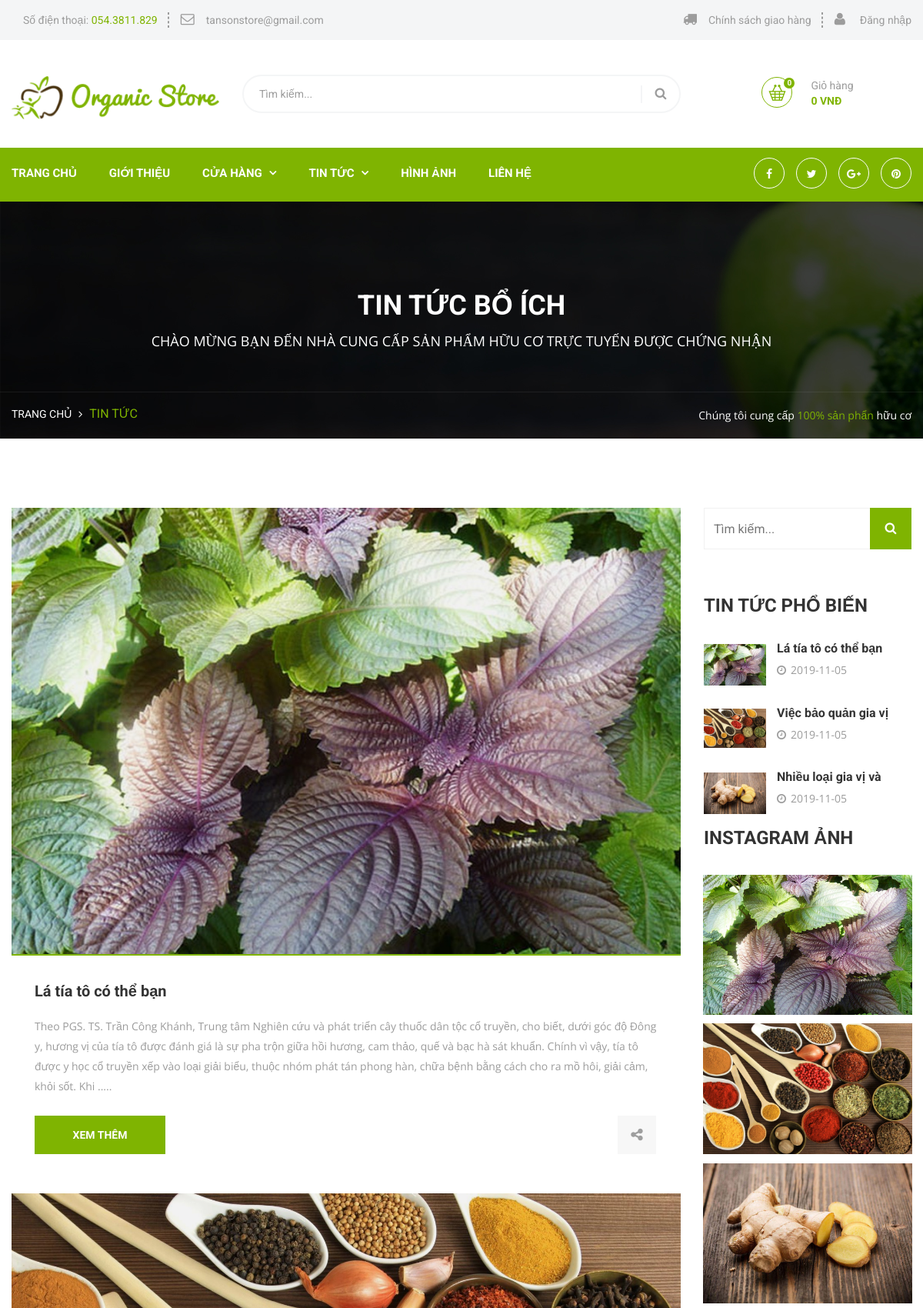
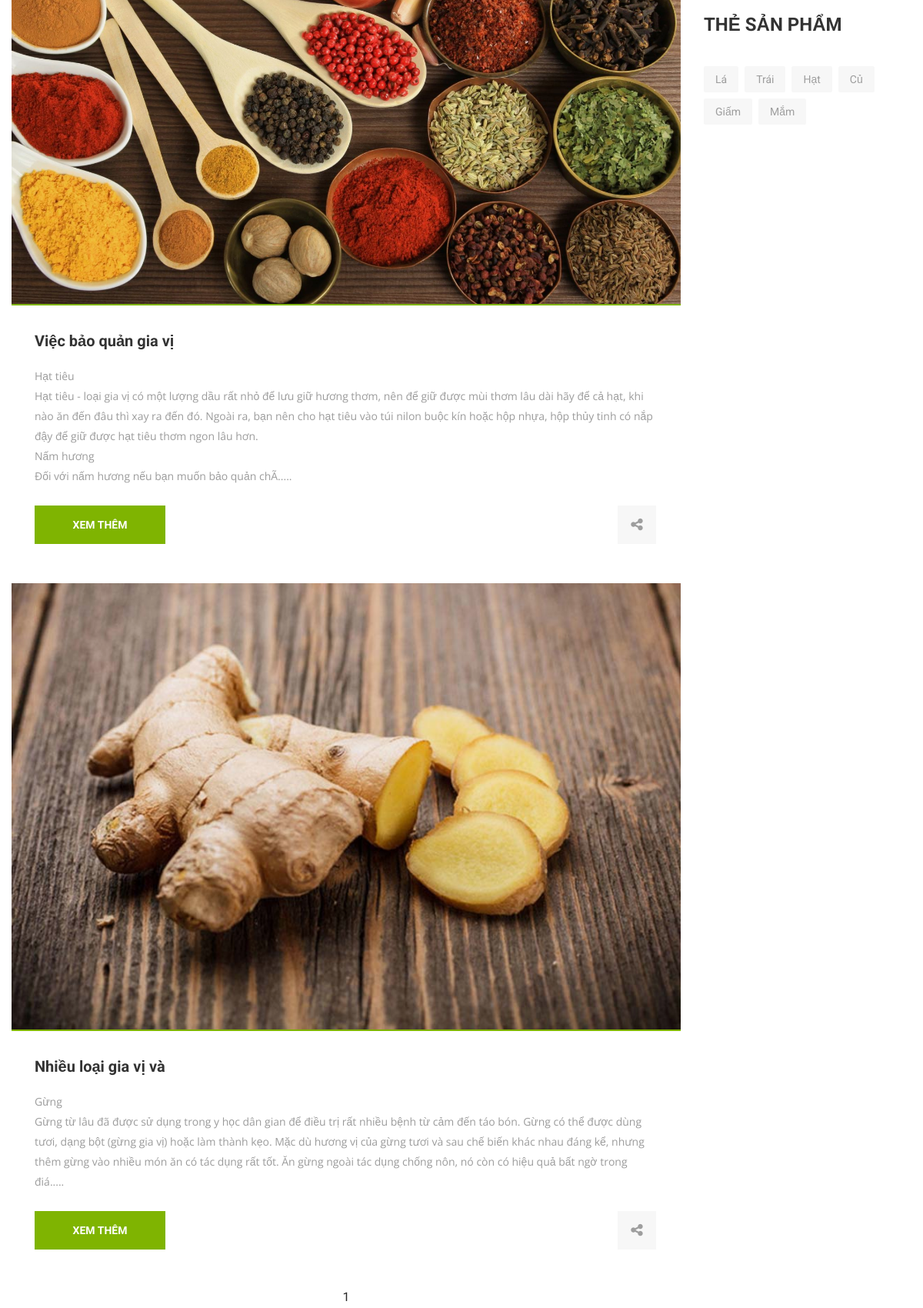
Page /list-new.php (upper part) on the committed database (2 pictures, top to bottom).
### tables this page shows
CREATE TABLE `tintuc` (
  `matintuc` int(10) NOT NULL,
  `tentintuc` varchar(50) NOT NULL,
  `mota` varchar(150) NOT NULL,
  `hinhanh` varchar(100) NOT NULL,
  `noidung` mediumtext NOT NULL,
  `ngaydang` date NOT NULL
);

### list-new.php (the view, shortened to what this page needs)
<?php
include_once "conn.php";
$result = mysqli_query($con, "SELECT count(matintuc) as total FROM tintuc");
$row = mysqli_fetch_assoc($result);
$total_records = $row['total'];
$current_page = isset($_GET['page']) ? $_GET['page'] : 1;
$limit = 4;
$total_page = ceil($total_records / $limit);
$start = ($current_page - 1) * $limit;
?>
<?php
include_once "header.php";
include_once "nav.php";
?>
<section class="breadcrumb-area" style="background-image:url(images/background/2.jpg);">
	<div class="container">
		<div class="row">
			<div class="col-md-12">
				<div class="breadcrumbs text-center">
					<h1>Tin tức bổ ích</h1>
					<h4>CHÀO MỪNG BẠN ĐẾN NHÀ CUNG CẤP SẢN PHẨM HỮU CƠ TRỰC TUYẾN ĐƯỢC CHỨNG NHẬN</h4>
				</div>
			</div>
		</div>
	</div>
	<div class="breadcrumb-bottom-area">
		<div class="container">
			<div class="row">
				<div class="col-lg-8 col-md-5 col-sm-5">
					<ul>
						<li><a href="index.php">Trang chủ</a></li>
						<li><a href="#"><i class="fa fa-angle-right"></i></a></li>
						<li>Tin tức</li>
					</ul>
				</div>
				<div class="col-lg-4 col-md-7 col-sm-7">
					<p>Chúng tôi cung cấp <span>100% sản phẩn</span> hữu cơ</p>
				</div>
			</div>
		</div>
	</div>
</section>
<section class="news single_news_page with_sidebar">
	<div class="container">
		<div class="row">
			<div class="col-md-9 col-sm-8 col-xs-12">
				<div class="row">
					<?php
					$query = "SELECT * FROM tintuc LIMIT $start,$limit";
					$result = $con->query($query);
					if ($result->num_rows > 0) {
						while ($row = $result->fetch_assoc()) {
							$matin = $row['matintuc'];
							$tentin = $row['tentintuc'];
							$noidung = $row['noidung'];
							$anh = $row['hinhanh'];
							$mota = substr($noidung, 0, 500);
							?>
							<div class="col-md-12 col-sm-6 col-xs-12">
								<div class="blogList_single_post clear_fix wow fadeInUp" style="visibility: visible; animation-name: fadeInUp;">
									<div class="img_holder">
										<img style="height: auto;" src="<?php echo $anh  ?>" alt="News" class="img-responsive">
									</div>
									<div class="post">
										<div class="text">
											<h4><a href="new-details.php?id=<?php echo $matin  ?>"><?php echo $tentin ?></a></h4>
											<p><?php echo $mota ?>.....</p>
											<div class="link float_left"><a href="new-details.php?id=<?php echo $matin  ?>" class="tran3s color1_bg">Xem thêm</a></div>
											<div class="share_box float_right">
												<button class="tran3s share" title="Share This Post"><i class="fa fa-share-alt" aria-hidden="true"></i></button>
											</div>
										</div>
									</div>
								</div>
							</div>
					<?php
						}
					}
					?>
				</div>
				<ul class="page_pagination">
					<?php
					for ($i = 1; $i <= $total_page; $i++) {
						if ($i == $current_page) {
							echo '<li><span class="active tran3s">' . $i . '</span> </li>';
						} else {
							echo '<li><a class="tran3s" href="news.php?page=' . ($current_page - 1) . '">' . $i . '</a></li> ';
						}
					}
					?>
				</ul>
			</div>
			<?php
			include_once "new-details-right.php";
			?>
		</div>
	</div>
</section>
<?php
include_once "footer.php";
?>

### new-details-right.php (shortened to what this page needs)
<div class="col-md-3 col-sm-4 col-xs-12 sidebar_styleTwo">
				<div class="wrapper">
					<div class="sidebar_search">
						<form action="#" method="POST">
							<input type="text" name="searchKey" placeholder="Tìm kiếm...">
							<button class="tran3s color1_bg"><i class="fa fa-search" aria-hidden="true"></i></button>
						</form>
					</div>
					<div class="popular_news">
						<div class="theme_inner_title">
							<h4>Tin tức phổ biến</h4>
						</div>
						<div class="recent-posts">
                            <?php
                                if(isset($_POST['searchKey'])) {
                                    $searchKey = $_POST['searchKey'];
                                    $sql = "SELECT * FROM tintuc WHERE tentintuc LIKE '%$searchKey%'";
                                }
                                else {
                                    $sql = "SELECT * FROM tintuc LIMIT 4";
                                }
                            $query = mysqli_query($con, $sql);
							while ($row = mysqli_fetch_assoc($query)) {
                                $matin = $row['matintuc'];
								?>
								<div class="post">
									<div class="post-thumb"><a href="new-details.php?id=<?php echo $matin  ?>"><img src="<?php echo $row['hinhanh'] ?>" alt=""></a></div>
									<h4><a href="new-details.php?id=<?php echo $matin  ?>"><?php echo $row['tentintuc'] ?></a></h4>
									<div class="post-info"><i class="fa fa-clock-o"></i><?php echo $row['ngaydang'] ?></div>
								</div>
							<?php
							}
							?>
						</div>
					</div>
					<div class="single-sidebar">
						<div class="theme_inner_title">
							<h4>Instagram Ảnh</h4>
						</div>
						<ul class="instagram-feed">
							<?php
							$sql = "SELECT * FROM tintuc LIMIT 8";
							$query = mysqli_query($con, $sql);
							while ($row = mysqli_fetch_assoc($query)) {
								?>
								<li>
									<div class="img-holder">
										<img src="<?php echo $row['hinhanh'] ?>" alt="Awesome Image">
									</div>
								</li>
							<?php
							}
							?>
						</ul>
					</div>
					<div class="sidebar_tags wow fadeInUp">
						<div class="theme_inner_title">
							<h4>Thẻ sản phẩm</h4>
						</div>
						<ul>
							<li>
								<a href="shop.php?id=LA00" class="tran3s">Lá</a>
							</li>
							<li>
								<a href="shop.php?id=TR00" class="tran3s">Trái</a>
							</li>
							<li>
								<a href="shop.php?id=HA00" class="tran3s">Hạt</a>
							</li>
							<li>
								<a href="shop.php?id=CU00" class="tran3s">Củ</a>
							</li>
							<li>
								<a href="shop.php?id=GIAM00" class="tran3s">Giấm</a>
							</li>
							<li>
								<a href="shop.php?id=MAM00" class="tran3s">Mắm</a>
							</li>
						</ul>
					</div>
				</div>
			</div>

### css/responsive.css (style rules this page uses)
@media (min-width: 992px) { .container { padding-left: 0 !important; padding-right: 0 !important; } }

### rows in the picture
tintuc: hinhanh (picture), tentintuc "Lá tía tô có thể bạn", noidung "Theo PGS. TS. Trần Công Khánh, Trung tâm Nghiên cứu và phát triển cây thuốc dân tộc cổ truyền, cho biết, dưới góc độ Đông y, hương vị của tía tô được đánh giá là sự pha trộn giữa hồi hương, cam thảo, quế và bạc hà sát khuẩn. Chính vì vậy, tía tô được y học cổ truyền xếp vào loại giải biểu, thuộc nhóm phát tán phong hàn, chữa bệnh bằng cách cho ra mồ hôi, giải cảm, khỏi sốt. Khi", ngaydang "2019-11-05"
tintuc: hinhanh (picture), tentintuc "Việc bảo quản gia vị", noidung "Hạt tiêu Hạt tiêu - loại gia vị có một lượng dầu rất nhỏ để lưu giữ hương thơm, nên để giữ được mùi thơm lâu dài hãy để cả hạt, khi nào ăn đến đâu thì xay ra đến đó. Ngoài ra, bạn nên cho hạt tiêu vào túi nilon buộc kín hoặc hộp nhựa, hộp thủy tinh có nắp đậy để giữ được hạt tiêu thơm ngon lâu hơn. Nấm hương Đối với nấm hương nếu bạn muốn bảo quản chÃ", ngaydang "2019-11-05"
tintuc: hinhanh (picture), tentintuc "Nhiều loại gia vị và", noidung "Gừng Gừng từ lâu đã được sử dụng trong y học dân gian để điều trị rất nhiều bệnh từ cảm đến táo bón. Gừng có thể được dùng tươi, dạng bột (gừng gia vị) hoặc làm thành kẹo. Mặc dù hương vị của gừng tươi và sau chế biến khác nhau đáng kể, nhưng thêm gừng vào nhiều món ăn có tác dụng rất tốt. Ăn gừng ngoài tác dụng chống nôn, nó còn có hiệu quả bất ngờ trong điá", ngaydang "2019-11-05"

### other values in the picture
$totalNumber "0"
$totalPrice "0"
